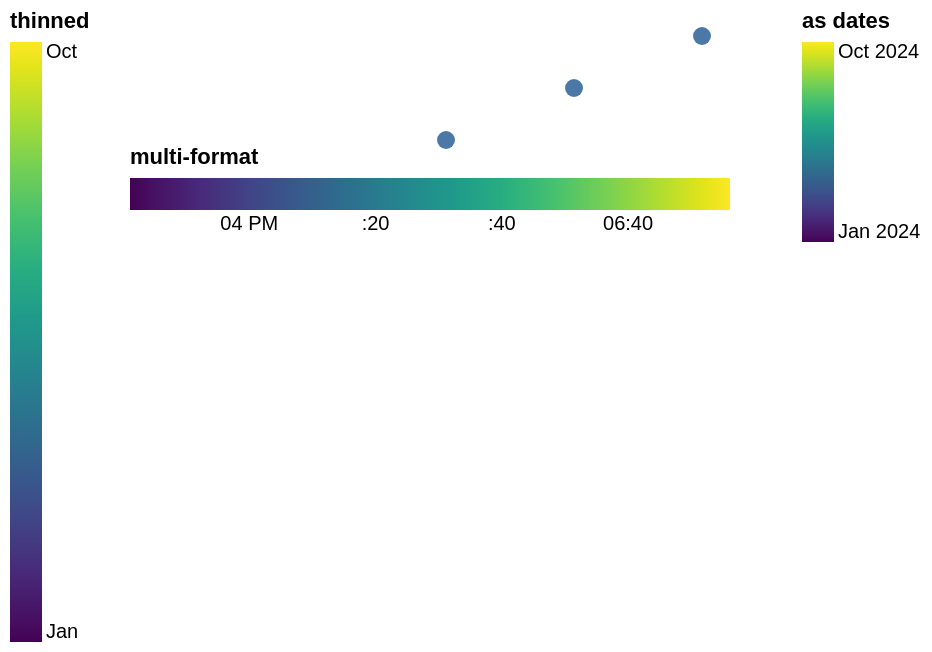

Source (Vega-Lite JSON):
### Vega specification from a JSON file in a GitHub repository (floating-point values rounded to 4 significant figures)
{"$schema": "https://vega.github.io/schema/vega/v6.json", "description": "A gradient legend over instants. Its scale is a colour ramp and knows nothing about time, so formatType is the only thing that makes its labels read as dates; and tickMinStep thins them the way it thins an axis's.", "width": 320, "height": 130, "padding": 5, "background": "white", "data": [{"name": "t", "values": [{"d": "2024-01-15T00:00:00Z", "v": 3}, {"d": "2024-04-15T00:00:00Z", "v": 7}, {"d": "2024-07-15T00:00:00Z", "v": 5}, {"d": "2024-10-15T00:00:00Z", "v": 9}]}], "scales": [{"name": "x", "type": "linear", "domain": [0, 10], "range": "width"}, {"name": "y", "type": "linear", "domain": [0, 10], "range": "height"}, {"name": "when", "type": "linear", "domain": [1705276800000, 1729036800000], "range": {"scheme": "viridis"}}], "legends": [{"fill": "when", "type": "gradient", "title": "as dates", "formatType": "utc", "format": "%b %Y", "orient": "right", "gradientLength": 100}, {"fill": "when", "type": "gradient", "title": "multi-format", "formatType": "utc", "orient": "bottom-right", "gradientLength": 300, "direction": "horizontal"}, {"fill": "when", "type": "gradient", "title": "thinned", "formatType": "utc", "format": "%b", "orient": "left", "gradientLength": 300, "tickMinStep": 7776000000}], "marks": [{"type": "symbol", "from": {"data": "t"}, "encode": {"enter": {"x": {"scale": "x", "field": "v"}, "y": {"scale": "y", "field": "v"}, "size": {"value": 80}, "fill": {"value": "#4c78a8"}}}}]}
